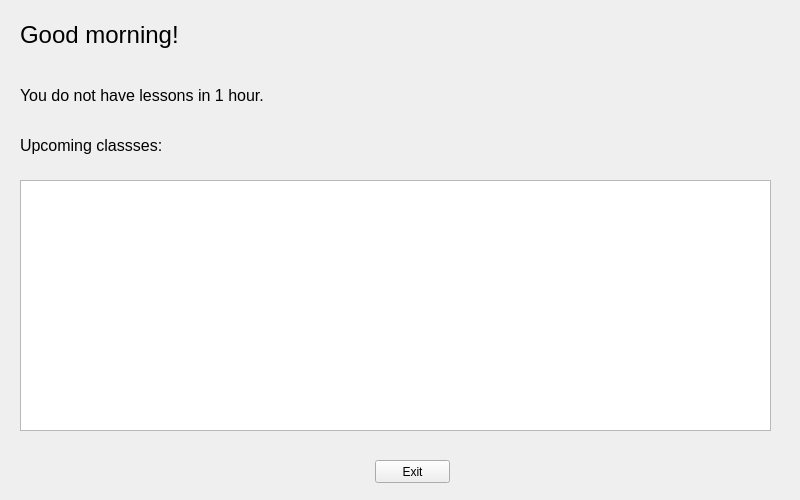
<?xml version="1.0" encoding="UTF-8"?>
<ui version="4.0">
 <class>Form</class>
 <widget class="QWidget" name="Form">
  <property name="geometry">
   <rect>
    <x>0</x>
    <y>0</y>
    <width>800</width>
    <height>500</height>
   </rect>
  </property>
  <property name="windowTitle">
   <string>Information</string>
  </property>
  <widget class="QPushButton" name="cancel_info">
   <property name="geometry">
    <rect>
     <x>375</x>
     <y>460</y>
     <width>75</width>
     <height>23</height>
    </rect>
   </property>
   <property name="text">
    <string>Exit</string>
   </property>
  </widget>
  <!-- <widget class="QPushButton" name="okay_info">
   <property name="geometry">
    <rect>
     <x>225</x>
     <y>460</y>
     <width>131</width>
     <height>23</height>
    </rect>
   </property>
   <property name="text">
    <string>Send to my email</string>
   </property>
  </widget> -->
  <widget class="QLabel" name="label">
   <property name="geometry">
    <rect>
     <x>20</x>
     <y>10</y>
     <width>711</width>
     <height>51</height>
    </rect>
   </property>
   <property name="text">
    <string>&lt;html&gt;&lt;head/&gt;&lt;body&gt;&lt;p&gt;&lt;span style=&quot; font-size:18pt;&quot;&gt;Good morning!&lt;/span&gt;&lt;/p&gt;&lt;/body&gt;&lt;/html&gt;</string>
   </property>
  </widget>
  <widget class="QLabel" name="label_2">
   <property name="geometry">
    <rect>
     <x>20</x>
     <y>70</y>
     <width>711</width>
     <height>51</height>
    </rect>
   </property>
   <property name="text">
    <string>&lt;html&gt;&lt;head/&gt;&lt;body&gt;&lt;p&gt;&lt;span style=&quot; font-size:12pt;&quot;&gt;You do not have lessons in 1 hour.&lt;/span&gt;&lt;/p&gt;&lt;/body&gt;&lt;/html&gt;</string>
   </property>
  </widget>
  <widget class="QListWidget" name="listWidget">
   <property name="geometry">
    <rect>
     <x>20</x>
     <y>180</y>
     <width>751</width>
     <height>251</height>
    </rect>
   </property>
  </widget>
  <widget class="QLabel" name="label_3">
   <property name="geometry">
    <rect>
     <x>20</x>
     <y>120</y>
     <width>711</width>
     <height>51</height>
    </rect>
   </property>
   <property name="text">
    <string>&lt;html&gt;&lt;head/&gt;&lt;body&gt;&lt;p&gt;&lt;span style=&quot; font-size:12pt;&quot;&gt;Upcoming classses:&lt;/span&gt;&lt;/p&gt;&lt;/body&gt;&lt;/html&gt;</string>
   </property>
  </widget>
 </widget>
 <resources/>
 <connections/>
</ui>
